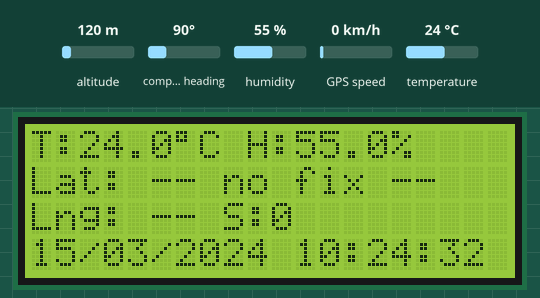
Simulated run of this sketch. Board: ESP32. Shown: 20×4 character LCD. The inputs (shaded band) are chosen by the test bench; at power-on: humidity 55 %, temperature 24 °C, altitude 120 m, compass heading 90°, GPS speed 0 km/h. WiFi joins after 1.5 s; servers stay silent unless stated; uploads are accepted with an empty reply; the local clock reads 2024-03-15 10:24:30 at power-on unless the sketch sets it; the GPS gets a fix after 3 s at 37.7749, -122.4194 with 8 satellites; what the sketch prints to the serial monitor is not drawn.

Above: at 3.6 s.
3.7 s: humidity set to 22 %
At 9.2 s:
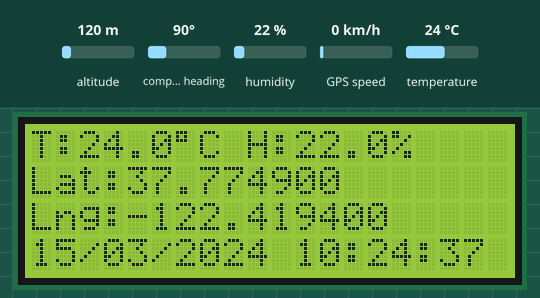
14.4 s: temperature set to 12 °C
At 19.5 s:
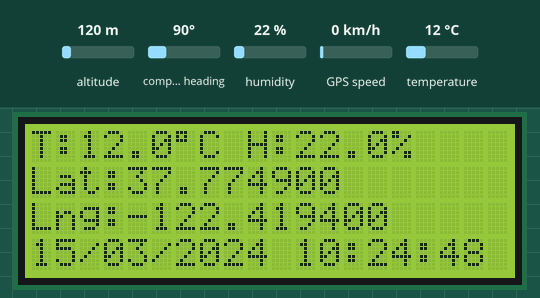
25.1 s: humidity set to 40 %
At 29.9 s:
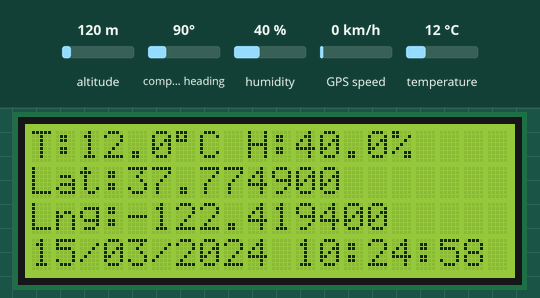
35.7 s: temperature set to 19 °C
At 40.2 s:
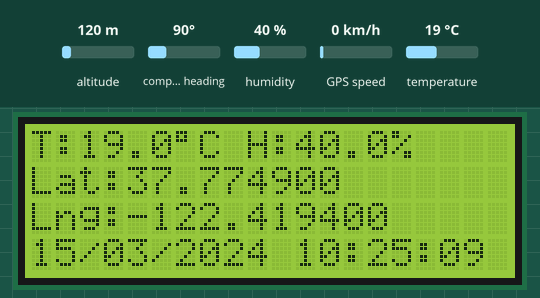
Timing chart, 0 to 41.7 s (numbered marks = the images above; inputs shaded):
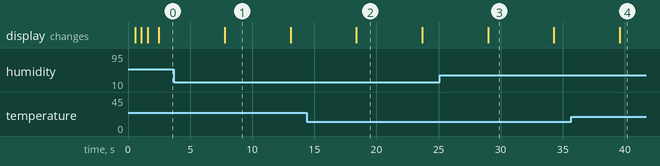

The sketch:

dh22_full_upload_firebase.ino
```cpp
#include <DHT.h>
#include <DHT_U.h>
#include <WiFi.h>
#include <WiFiClientSecure.h>
#include <HTTPClient.h>
#include <Wire.h>
#include <hd44780.h>
#include <hd44780ioClass/hd44780_I2Cexp.h>
#include "time.h"

// GPS
#include <TinyGPSPlus.h>
#include <HardwareSerial.h>

#define DHTPIN 4
#define DHTTYPE DHT22

// NTP
const char* ntpServer = "pool.ntp.org";
const long gmtOffset_sec = 7 * 3600;
const int daylightOffset_sec = 0;

// WiFi
const char* ssid = "Lam Duy2.4G";
const char* password = "22111996";

// Firebase
const String FIREBASE_URL = "https://dht11anddht22-14fb9-default-rtdb.asia-southeast1.firebasedatabase.app";

DHT dht(DHTPIN, DHTTYPE);
hd44780_I2Cexp lcd;

// GPS objects
TinyGPSPlus gps;
HardwareSerial GPS(2);
static const int GPS_RX = 16;  // ESP32 nhận từ TX GPS
static const int GPS_TX = 17;  // ESP32 gửi sang RX GPS

String getCurrentTime() {
  struct tm timeinfo;
  if (!getLocalTime(&timeinfo)) return "N/A";
  char buffer[30];
  strftime(buffer, 30, "%Y-%m-%d %H:%M:%S", &timeinfo);
  return String(buffer);
}
String formatDateDDMMYY(const String& dt) {
  // dt: "YYYY-MM-DD HH:MM:SS"
  if (dt.length() < 19) return "N/A";

  String yy = dt.substring(0, 4);   // YY
  String mm = dt.substring(5, 7);   // MM
  String dd = dt.substring(8, 10);  // DD
  String time = dt.substring(11);   // HH:MM:SS

  return dd + "/" + mm + "/" + yy + " " + time;
}
void setup() {
  Serial.begin(115200);
  dht.begin();

  // LCD 30x4
  int status = lcd.begin(20, 4);
  if (status) hd44780::fatalError(status);

  lcd.clear();
  lcd.print("Connecting WiFi");

  // GPS UART2
  GPS.begin(9600, SERIAL_8N1, GPS_RX, GPS_TX);

  // Connect WiFi
  WiFi.begin(ssid, password);
  while (WiFi.status() != WL_CONNECTED) {
    delay(500);
    Serial.print(".");
    lcd.print(".");
  }

  Serial.println("\nWiFi connected!");
  lcd.clear();
  lcd.print("WiFi connected");
  delay(800);

  configTime(gmtOffset_sec, daylightOffset_sec, ntpServer);
  Serial.println("Time configured!");

  struct tm timeinfo;
  while (!getLocalTime(&timeinfo)) {
    Serial.println("Waiting for NTP time sync...");
    delay(1000);
  }
  Serial.println("NTP time synced!");
}

void loop() {
  // ====== 1) Đọc GPS liên tục để parser không bị đói dữ liệu ======
  while (GPS.available()) {
    gps.encode(GPS.read());
  }

  // ====== 2) Đọc DHT ======
  float temp = dht.readTemperature();
  float hum = dht.readHumidity();

  if (isnan(temp) || isnan(hum)) {
    lcd.clear();
    lcd.print("Sensor error!");
    Serial.println("Failed to read from DHT!");
    delay(2000);
    return;
  }

  // ====== 3) Lấy time + GPS values ======
  String currentTime = getCurrentTime();
  time_t now = time(nullptr);

  bool hasFix = gps.location.isValid() && gps.location.age() < 5000;  // fix mới < 5s
  double lat = hasFix ? gps.location.lat() : 0.0;
  double lng = hasFix ? gps.location.lng() : 0.0;
  double alt = (hasFix && gps.altitude.isValid()) ? gps.altitude.meters() : 0.0;
  int sats = gps.satellites.isValid() ? gps.satellites.value() : 0;
  double hdop = gps.hdop.isValid() ? gps.hdop.hdop() : 99.99;

  // ====== 4) LCD 20x4 ======
  lcd.clear();

  // Line 0: Temp + Hum gọn
  lcd.setCursor(0, 0);
  lcd.print("T:");
  lcd.print(temp, 1);
  lcd.print((char)223);
  lcd.print("C ");
  lcd.print("H:");
  lcd.print(hum, 1);
  lcd.print("%");

  // Line 1-2: GPS
  lcd.setCursor(0, 1);
  if (hasFix) {
    lcd.print("Lat:");
    lcd.print(lat, 6);  // 6 số lẻ vẫn vừa
  } else {
    lcd.print("Lat: -- no fix --");
  }

  lcd.setCursor(0, 2);
  if (hasFix) {
    lcd.print("Lng:");
    lcd.print(lng, 6);
  } else {
    lcd.print("Lng: -- S:");
    lcd.print(sats);
    // đảm bảo không tràn quá 20 ký tự: phần này thường vẫn vừa
  }

  // Line 3: datetime rút gọn cho 20 ký tự
  // currentTime: "YYYY-MM-DD HH:MM:SS"
  // lấy "MM-DD HH:MM:SS" (14 ký tự) hoặc "YY-MM-DD HH:MM:SS" (17 ký tự)
  lcd.setCursor(0, 3);
  String dt = formatDateDDMMYY(currentTime);  // dd/mm/yy HH:MM:SS
  lcd.print(dt);
  lcd.print(" ");  // đệm để xoá ký tự thừa nếu có


  // ====== 5) Gửi Firebase ======
  if (WiFi.status() == WL_CONNECTED) {
    WiFiClientSecure client;
    client.setInsecure();

    HTTPClient http;
    String url = FIREBASE_URL + "/sensor_data.json";


    String jsonData = "{";
    jsonData += "\"temperature\":" + String(temp, 2) + ",";
    jsonData += "\"humidity\":" + String(hum, 1) + ",";
    jsonData += "\"timestamp\":" + String((long)now) + ",";
    jsonData += "\"lat\":" + String(lat, 6) + ",";
    jsonData += "\"lng\":" + String(lng, 6);
    jsonData += "}";

    Serial.println("[DEBUG] Sending to Firebase:");
    Serial.println(url);
    Serial.println(jsonData);

    if (http.begin(client, url)) {
      http.addHeader("Content-Type", "application/json");
      int httpResponseCode = http.POST(jsonData);

      if (httpResponseCode > 0) {
        Serial.print("[OK] Data sent! Code: ");
        Serial.println(httpResponseCode);
        Serial.println(http.getString());
      } else {
        Serial.print("[ERROR] HTTP POST failed, code: ");
        Serial.println(httpResponseCode);
      }
      http.end();
    } else {
      Serial.println("[ERROR] Failed to connect to Firebase URL");
    }
  } else {
    Serial.println("WiFi disconnected!");
    lcd.clear();
    lcd.print("WiFi lost...");
  }

  delay(5000);
}
```

Measured:
- what the display in image 1 shows lasts 5.3 s, from 7.8 s to 13.1 s
